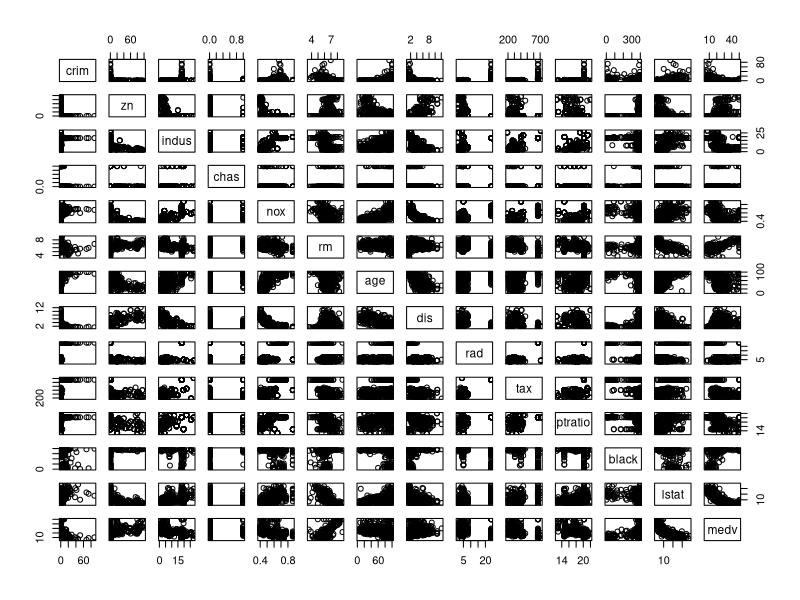
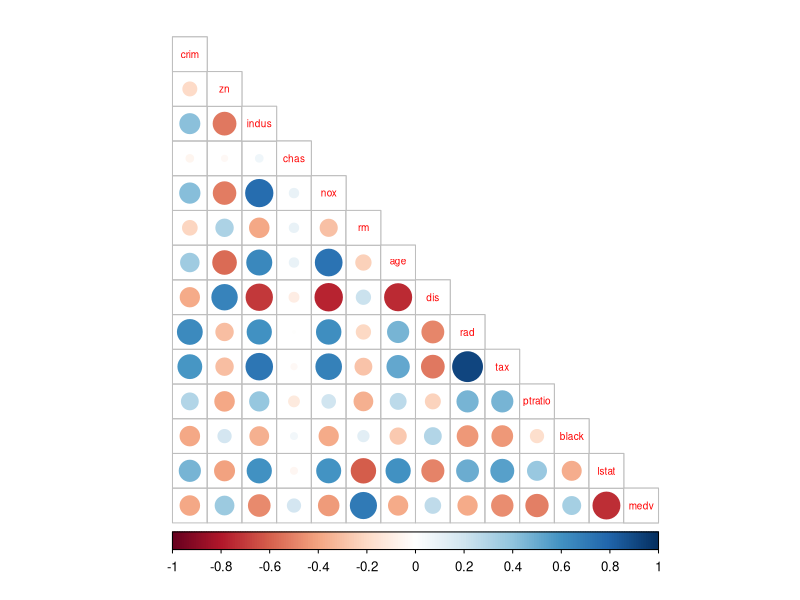
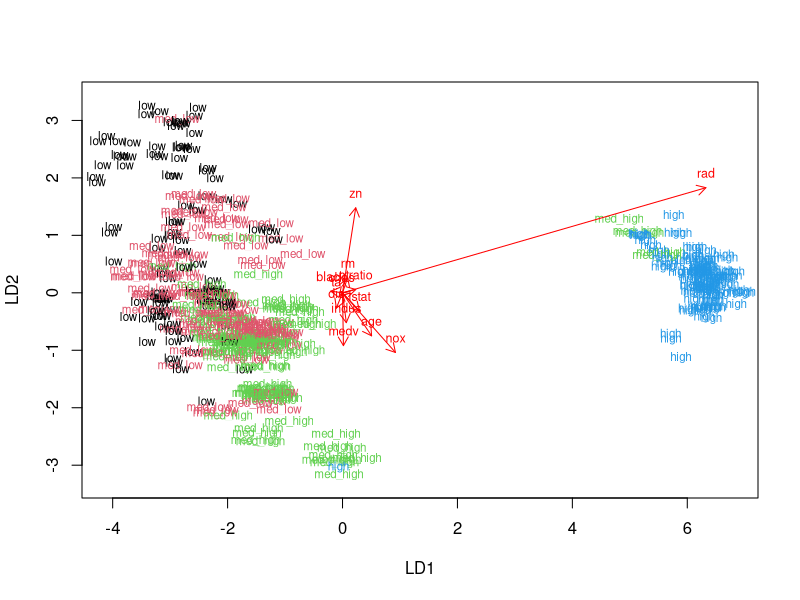
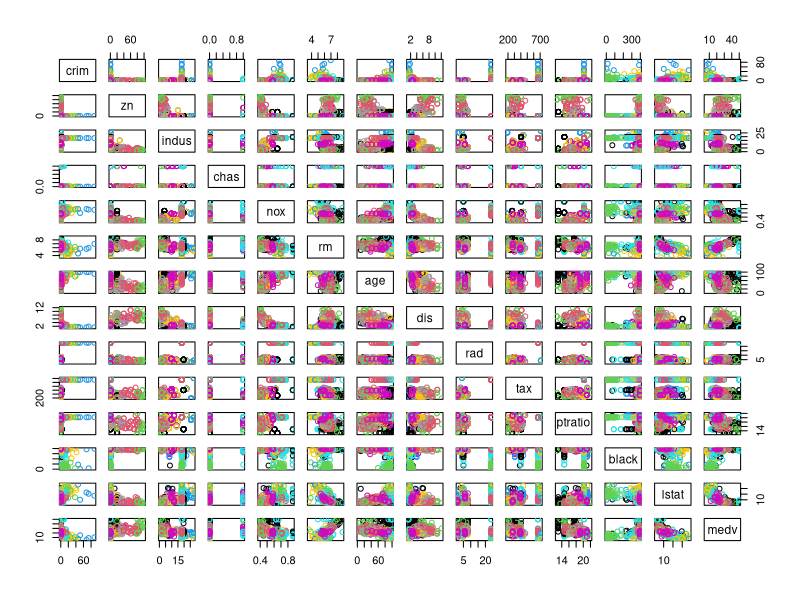
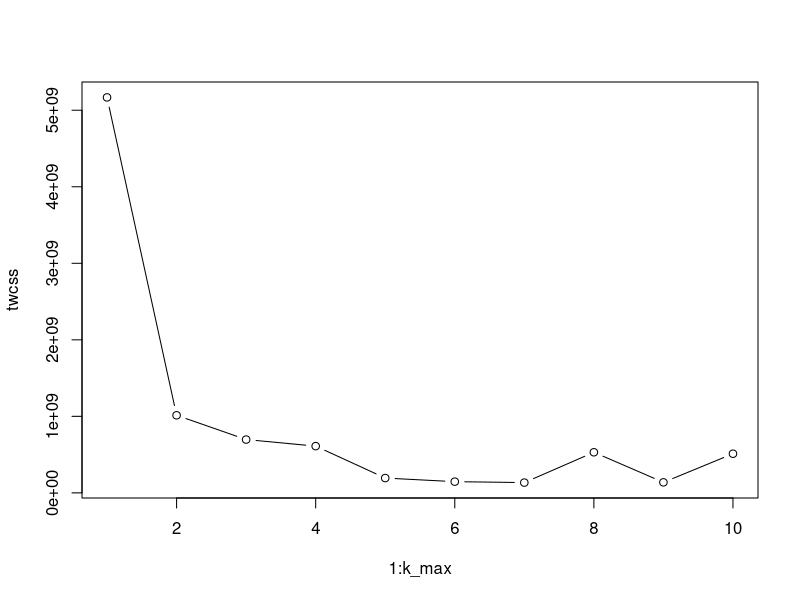
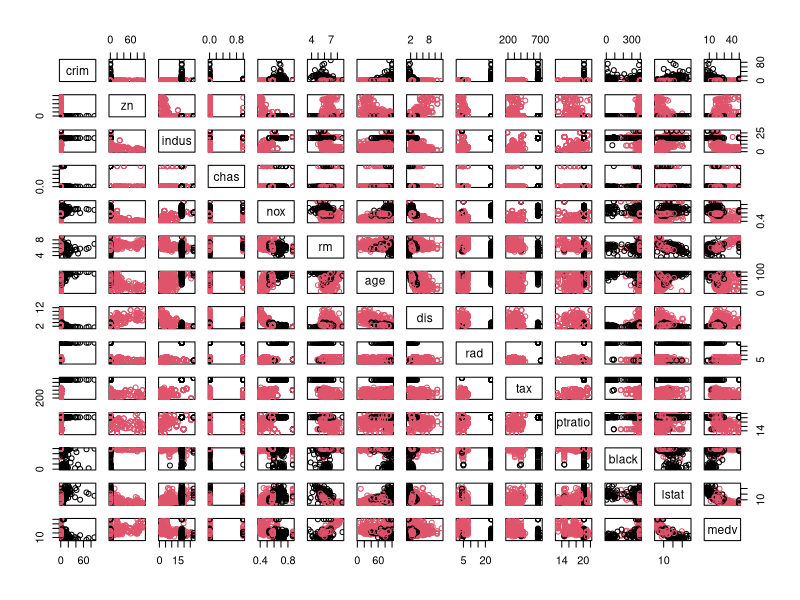

Here is the R script that generated these plots, in order:
## ---- chunk 1
library("tidyverse")
library("ggplot2")
library("dplyr")
library("MASS")
library("corrplot")

data("Boston")
Palette <- c("#555555", "#009E73", "#56B4E9", "#E69F00", "#F0E442", "#0072B2", "#D55E00", "#CC79A7")
## ---- chunk 2
str(Boston)
pairs(Boston)
## ---- chunk 3
cor_matrix<-cor(Boston) %>% round(digits = 2)
corrplot(cor_matrix, method="circle", type="lower", cl.pos = "b", tl.pos = "d", tl.cex = 0.6)
## ---- chunk 4
# center and standardize variables
boston_scaled <- scale(Boston)

# summaries of the scaled variables
summary(boston_scaled)
## ---- chunk 5
# change the object to data frame
boston_scaled <- as.data.frame(boston_scaled)

# save the scaled crim as scaled_crim
scaled_crim <- boston_scaled$crim

# summary of the scaled_crim
summary(scaled_crim)

# create a quantile vector of crim and print it
bins <- quantile(scaled_crim)


crime <- cut(scaled_crim, breaks = bins, include.lowest = TRUE, label = c("low", "med_low", "med_high", "high"))

# remove original crim from the dataset
boston_scaled <- dplyr::select(boston_scaled, -crim)

# add the new categorical value to scaled data
boston_scaled <- data.frame(boston_scaled, crime)
## ---- chunk 6
# number of rows in the Boston dataset 
n <- nrow(boston_scaled)
# choose randomly 80% of the rows
ind <- sample(n,  size = n * 0.8)
# create train set
train <- boston_scaled[ind,]

# create test set 
test <- boston_scaled[-ind,]

# save the correct classes from test data
correct_classes <- test$crime

# linear discriminant analysis
lda.fit <- lda(crime ~ ., data = train)


## ---- chunk 7
# the function for lda biplot arrows
lda.arrows <- function(x, myscale = 1, arrow_heads = 0.1, color = "red", tex = 0.75, choices = c(1,2)){
  heads <- coef(x)
  arrows(x0 = 0, y0 = 0, 
         x1 = myscale * heads[,choices[1]], 
         y1 = myscale * heads[,choices[2]], col=color, length = arrow_heads)
  text(myscale * heads[,choices], labels = row.names(heads), 
       cex = tex, col=color, pos=3)
}

# target classes as numeric
classes <- as.numeric(train$crime)

# plot the lda results
plot(lda.fit, dimen = 2, col = classes, pch = classes)
lda.arrows(lda.fit, myscale = 2)
## ---- chunk 8

lda.pred <- predict(lda.fit, newdata = test)

# cross tabulate the results
table(correct = correct_classes, predicted = lda.pred$class)
## ---- chunk 9
data("Boston")
Bostonscaled <- scale(Boston)
# euclidean distance matrix
dist_eu <- dist(Bostonscaled)
# look at the summary of the distances
summary(dist_eu)
# manhattan distance matrix
dist_man <- dist(Bostonscaled, method = "manhattan")

# look at the summary of the distances
summary(dist_man)

# k-means clustering
km <-kmeans(dist_eu, centers = 15 )

# plot the Boston dataset with clusters
pairs(Boston, col = km$cluster)
## ---- chunk 10
# MASS, ggplot2 and Boston dataset are available
set.seed(27)

# euclidean distance matrix
dist_eu <- dist(Boston)

# determine the number of clusters
k_max <- 10

# calculate the total within sum of squares
twcss <- sapply(1:k_max, function(k){kmeans(dist_eu, k)$tot.withinss})
## ---- chunk 11
# visualize the results
plot(1:k_max, twcss, type='b')

# k-means clustering
km <-kmeans(dist_eu, centers = 2)

# plot the Boston dataset with clusters
pairs(Boston, col = km$cluster)
